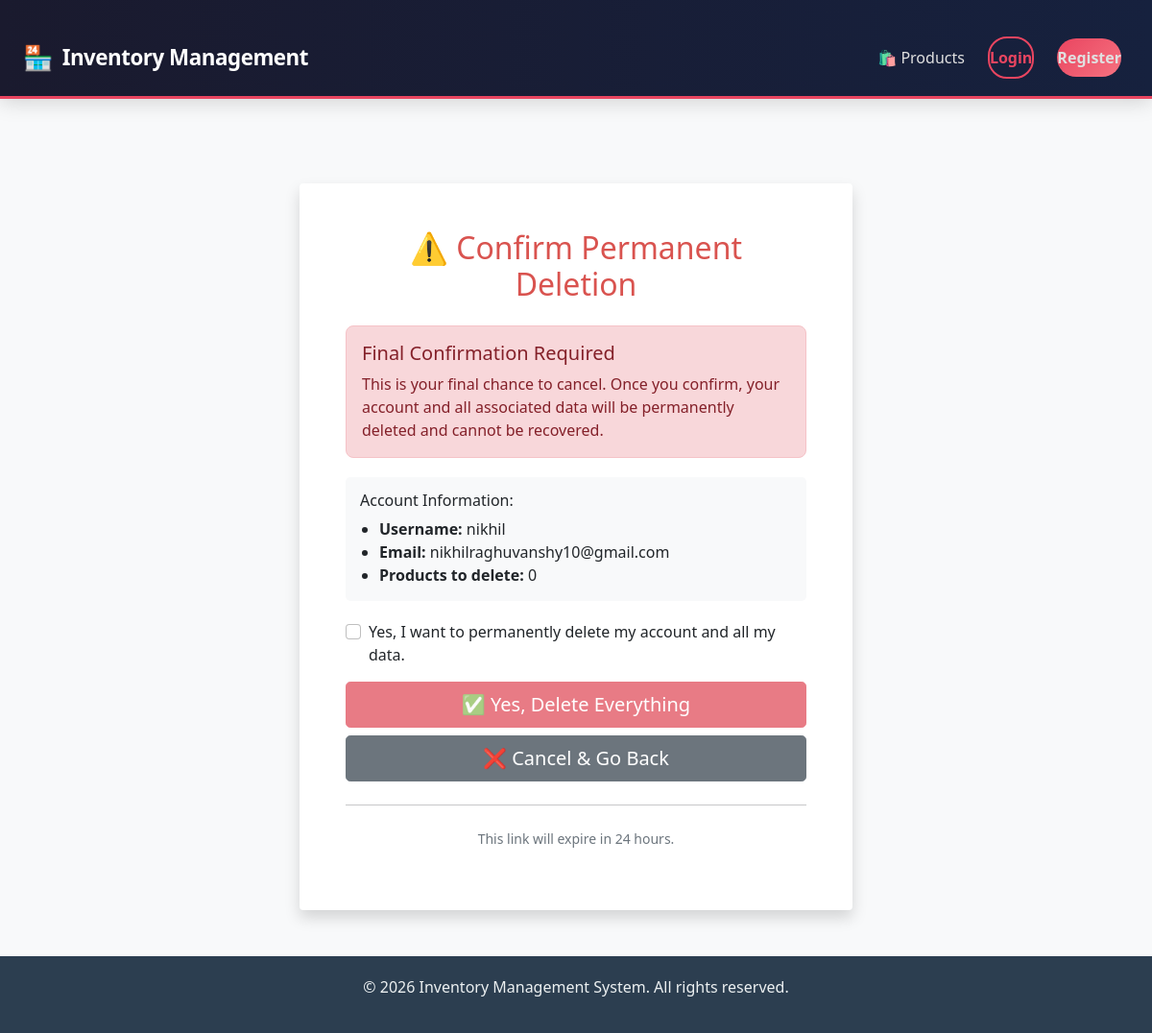
The page /confirm-deletion/d14ac9e4-ce65-429c-91c8-8bbc0efb36fe/ on the database its author committed.
### product/models.py (models this page shows, shortened)
class AccountDeletion(models.Model):
    user = models.OneToOneField(User, on_delete=models.CASCADE, related_name='deletion_request')
    token = models.CharField(max_length=100, unique=True, default=uuid.uuid4)
    created_at = models.DateTimeField(auto_now_add=True)
    is_confirmed = models.BooleanField(default=False)

### product/views.py (the view, shortened to what this page needs)
# urls.py: path('confirm-deletion/<str:token>/', views.confirm_account_deletion, name='confirm_deletion'),
def confirm_account_deletion(request, token):
    try:
        deletion_request = AccountDeletion.objects.get(token=token)
    except AccountDeletion.DoesNotExist:
        messages.error(request, 'Invalid or expired deletion link.')
        return redirect('product_list')
    return render(request, 'product/confirm_deletion.html', {'deletion_request': deletion_request})

### templates/product/confirm_deletion.html (shortened to what this page needs)
{% extends 'base.html' %}
{% block content %}
<div class="row mt-5 mb-5">
    <div class="col-md-6 offset-md-3">
        <div class="card border-0 shadow" style="border-left: 4px solid #d9534f;">
            <div class="card-body p-5">
                <h2 class="text-center mb-4" style="color: #d9534f;">⚠️ Confirm Permanent Deletion</h2>
                <div class="alert alert-danger" role="alert">
                    <h5 class="alert-heading">Final Confirmation Required</h5>
                    <p class="mb-0">This is your final chance to cancel. Once you confirm, your account and all associated data will be permanently deleted and cannot be recovered.</p>
                </div>
                <div style="background-color: #f8f9fa; padding: 15px; border-radius: 5px; margin: 20px 0;">
                    <h6>Account Information:</h6>
                    <ul style="margin: 0; padding: 0 0 0 20px;">
                        <li><strong>Username:</strong> {{ deletion_request.user.username }}</li>
                        <li><strong>Email:</strong> {{ deletion_request.user.email }}</li>
                        <li><strong>Products to delete:</strong> {{ deletion_request.user.products.count }}</li>
                    </ul>
                </div>
                <form method="POST">
                    <div class="mb-3">
                        <div class="form-check">
                            <input class="form-check-input" type="checkbox" id="final_confirm" required>
                            <label class="form-check-label" for="final_confirm">
                                Yes, I want to permanently delete my account and all my data.
                            </label>
                        </div>
                    </div>
                    <div class="d-grid gap-2">
                        <button type="submit" class="btn btn-danger btn-lg" id="confirm_btn">
                            ✅ Yes, Delete Everything
                        </button>
                        <a href="{% url 'product_list' %}" class="btn btn-secondary btn-lg">
                            ❌ Cancel & Go Back
                        </a>
                    </div>
                </form>
                <hr class="my-4">
                <p class="text-center text-muted small">
                    This link will expire in 24 hours.
                </p>
            </div>
        </div>
    </div>
</div>
{% endblock %}

### templates/base.html (style rules this page uses)
body { background-color: #f8f9fa; font-family: 'Segoe UI', Tahoma, Geneva, Verdana, sans-serif; }
.alert { border-radius: 8px; }

### rows shown on the page
AccountDeletion: user.username "nikhil", user.email "nikhilraghuvanshy10@gmail.com", user.products.count "0"
